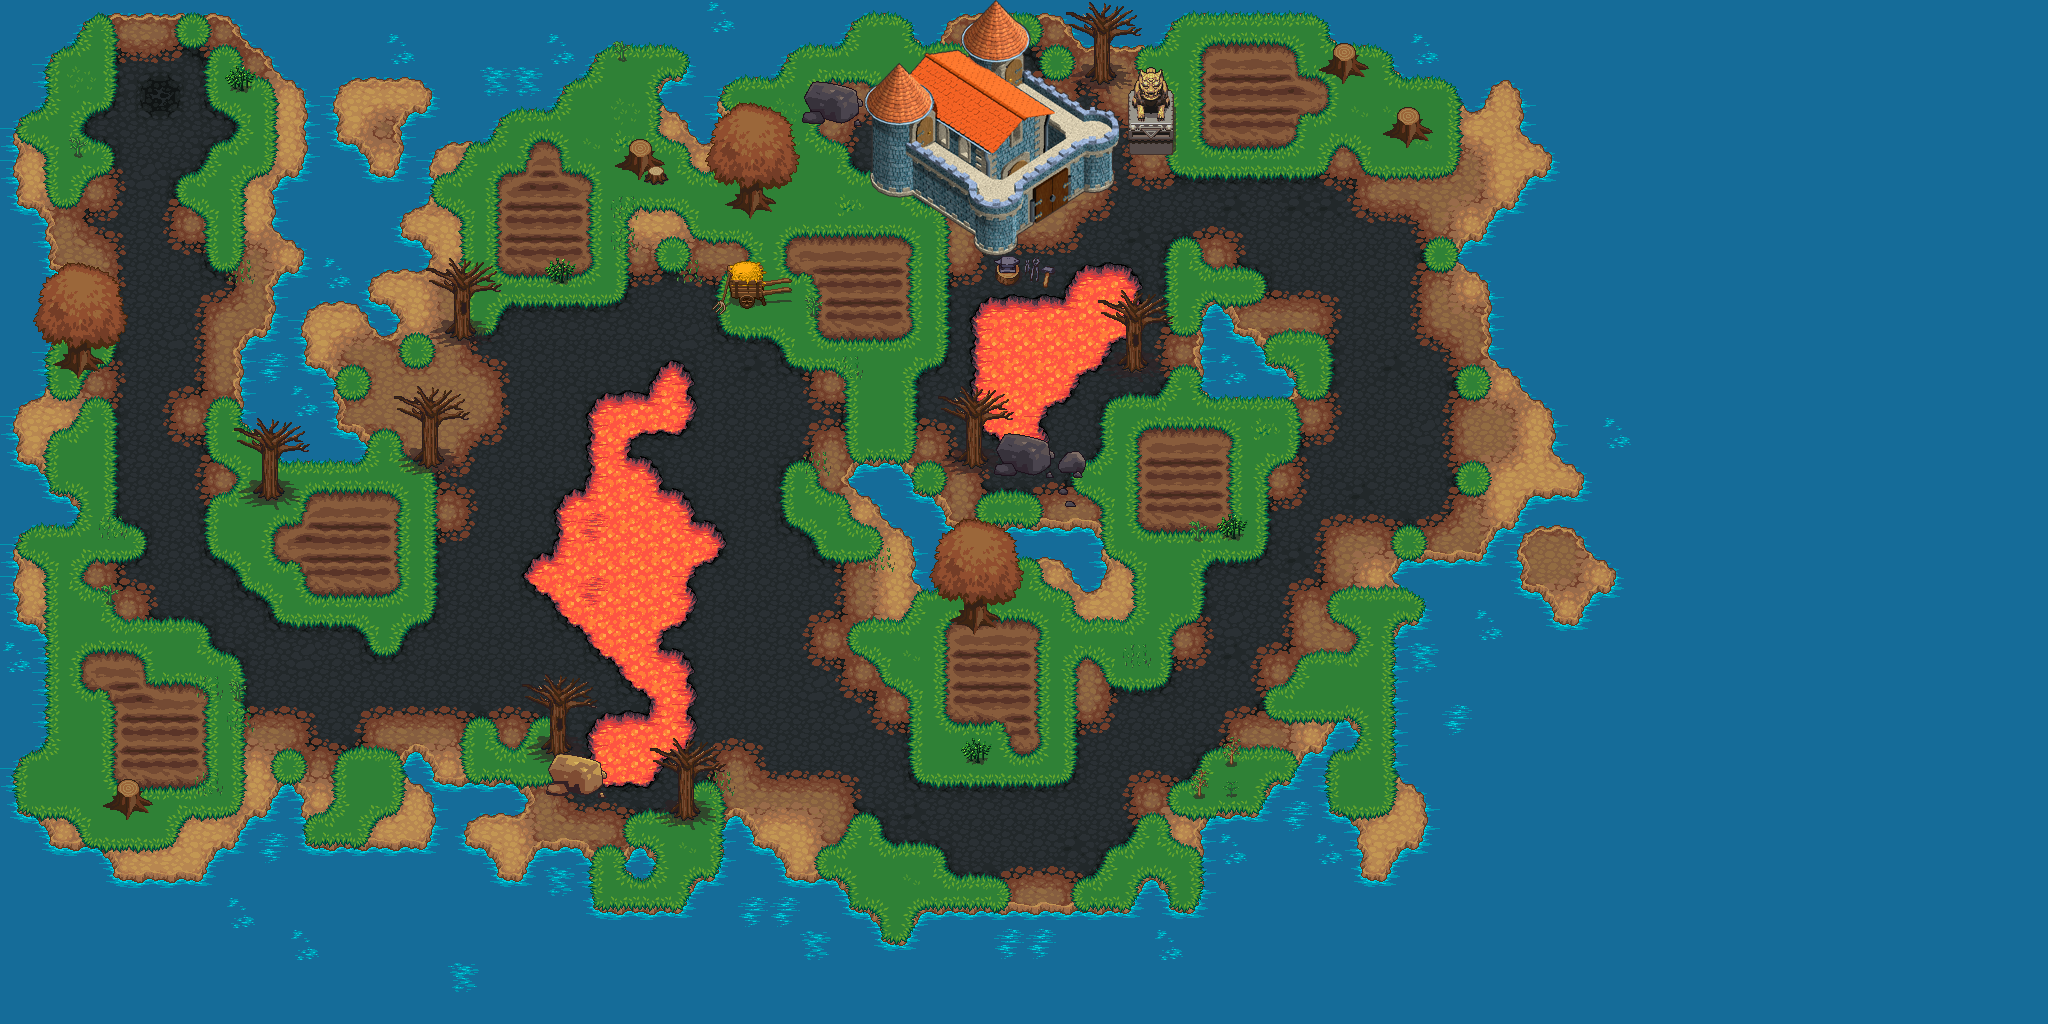

Below is a game level as drawn by its tile map, then a one-line description and the .tmx that defines it (tile-layer data replaced by summaries):
An orthogonal 64x32 tile map with 32x32 px tiles, 4 tile layers (Terrain, Plants, Castle, Decorations), 1 hidden layer not drawn, 6 tilesets.

<map version="1.0" orientation="orthogonal" width="64" height="32" tilewidth="32" tileheight="32">
 <tileset firstgid="1" source="automapping-terrain.tsx" />
 <tileset firstgid="465" name="Props" tilewidth="32" tileheight="32">
  <image source="levelprops.png" width="256" height="256" />
 </tileset>
 <tileset firstgid="529" name="Plants" tilewidth="32" tileheight="32">
  <image source="plants.png" width="416" height="416" />
 </tileset>
 <tileset firstgid="698" name="Decorations" tilewidth="32" tileheight="32">
  <image source="obj_misk_atlas.png" width="1024" height="1024" />
 </tileset>
 <tileset firstgid="1722" name="Buildings" tilewidth="32" tileheight="32">
  <image source="build_atlas.png" width="1024" height="1024" />
 </tileset>
 <tileset firstgid="2746" name="Nature" tilewidth="32" tileheight="32">
  <image source="terrain_atlas.png" width="1024" height="1024" />
 </tileset>
 <layer name="Terrain" width="64" height="32">
  <data>[2048 cells, 2048 non-empty, 235 distinct tile ids]</data>
 </layer>
 <layer name="Plants" width="64" height="32">
  <data>[2048 cells, 128 non-empty, 30 distinct tile ids]</data>
 </layer>
 <layer name="Castle" width="64" height="32">
  <data>[2048 cells, 64 non-empty, 64 distinct tile ids]</data>
 </layer>
 <imagelayer name="ai reference" width="64" height="32" visible="0">
  <image source="ai-level2.png" />
 </imagelayer>
 <layer name="Decorations" width="64" height="32">
  <data>[2048 cells, 55 non-empty, 30 distinct tile ids]</data>
 </layer>
</map>
